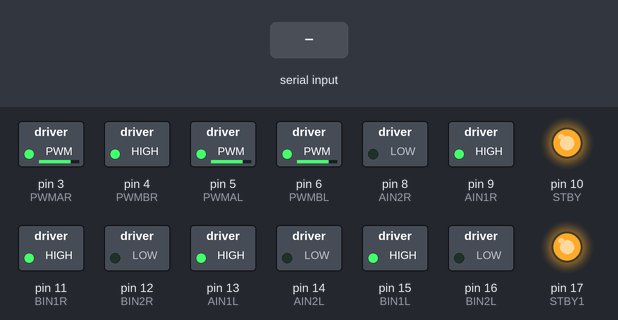
Bench run of a sketch on a simulated Arduino Uno, built with avr-gcc and run on an emulated ATmega328P. On the bench: switched loads named in the sketch (green lamp = pin HIGH), output pins drawn as LEDs (lit = HIGH). Inputs (shaded band) come from the test bench.

Above: at 1.2 s.
1.3 s: "q" received over Serial
At 1.6 s:
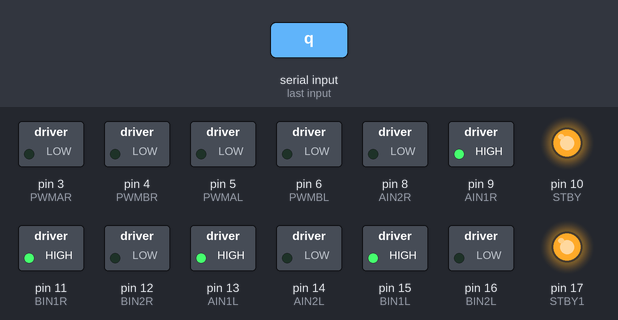
2.8 s: "w" received over Serial
At 4.0 s:
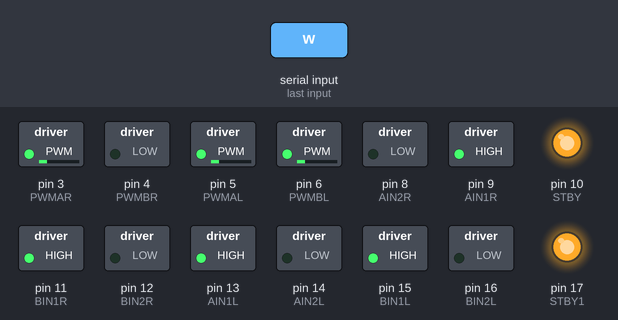
4.3 s: "e" received over Serial
At 5.1 s:
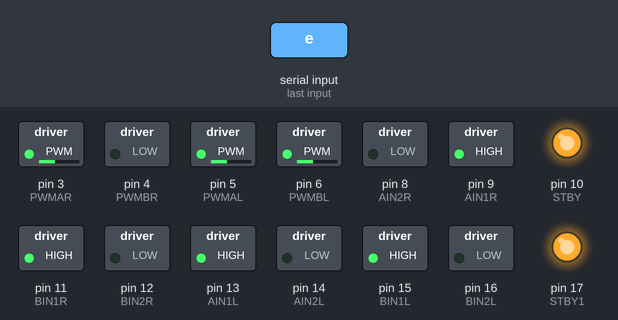
5.8 s: "r" received over Serial
At 6.2 s:
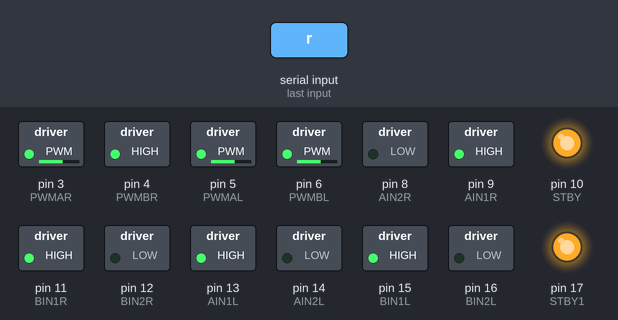
7.3 s: "t" received over Serial
At 8.6 s:
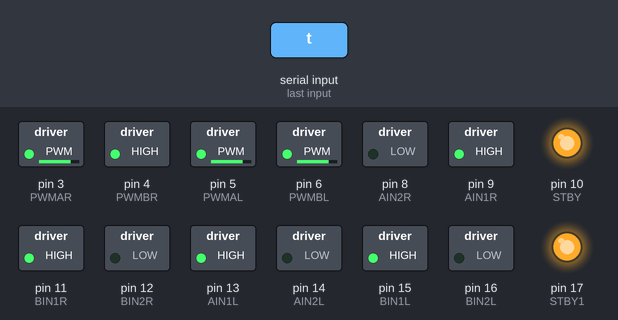
Timing chart, 0 to 9.8 s (numbered marks = the images above; inputs shaded):
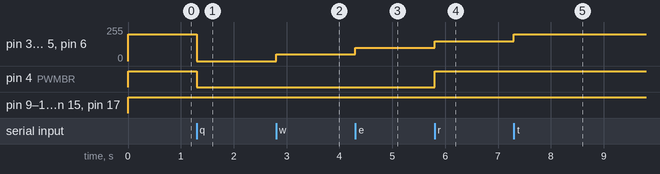

Measured:
- after the input at 1.3 s, pin 3 (PWMAR), pin 5 (PWMAL), pin 6 (PWMBL): 200/255 → 0/255 at once; pin 4 (PWMBR): HIGH → LOW at once
- after the input at 2.8 s, pin 3 (PWMAR), pin 5 (PWMAL), pin 6 (PWMBL): 0/255 → 50/255 at once
- after the input at 4.3 s, pin 3 (PWMAR), pin 5 (PWMAL), pin 6 (PWMBL): 50/255 → 100/255 at once
- after the input at 5.8 s, pin 3 (PWMAR), pin 5 (PWMAL), pin 6 (PWMBL): 100/255 → 150/255 at once; pin 4 (PWMBR): LOW → HIGH at once
- after the input at 7.3 s, pin 3 (PWMAR), pin 5 (PWMAL), pin 6 (PWMBL): 150/255 → 200/255 at once

The sketch:

teensy-motor.ino
```cpp
//motor B connected between B01 and B02
int STBY = 10; //standby
int STBY1 = 17; //standby
//Right Motor Driver
//Motor A
int PWMAR = 3; //Speed control
int AIN1R = 9; //Direction
int AIN2R = 8; //Direction
//Motor B
int PWMBR = 4; //Speed control
int BIN1R = 11; //Direction
int BIN2R = 12; //Direction

//Left Motor Driver
//Motor A
int PWMAL = 5; //Speed control
int AIN1L = 13; //Direction
int AIN2L = 14; //Direction
//Motor B
int PWMBL = 6; //Speed control
int BIN1L = 15; //Direction
int BIN2L = 16; //Direction

void setup(){
  pinMode(STBY, OUTPUT);
  pinMode(STBY1, OUTPUT);

  pinMode(PWMAR, OUTPUT);
  pinMode(AIN1R, OUTPUT);
  pinMode(AIN2R, OUTPUT);

  pinMode(PWMBR, OUTPUT);
  pinMode(BIN1R, OUTPUT);
  pinMode(BIN2R, OUTPUT);

  pinMode(PWMAL, OUTPUT);
  pinMode(AIN1L, OUTPUT);
  pinMode(AIN2L, OUTPUT);

  pinMode(PWMBL, OUTPUT);
  pinMode(BIN1L, OUTPUT);
  pinMode(BIN2L, OUTPUT);
  Serial.begin(9600);
}

unsigned char c;

int pwm = 200;

void loop(){
   if (Serial.available() > 0) {
       c = Serial.read();
   }
   if(c == 'q') { pwm = 0; }
   if(c == 'w') { pwm = 50; }
   if(c == 'e') { pwm = 100; }
   if(c == 'r') { pwm = 150; }
   if(c == 't') { pwm = 200; }
   if(c == 'y') { pwm = 250; }
   if(c == 'u') { pwm = 255; }
   maju();
}


void maju(){
  moveR(1, pwm, 1); //motor 1, full speed, left
  moveR(2, pwm, 1); //motor 2, full speed, left
  moveL(1, pwm, 1); //motor 1, full speed, left
  moveL(2, pwm, 1); //motor 2, full speed, left
}

void mundur(){
  moveR(1, 128, 0); //motor 1, half speed, right
  moveR(2, 128, 0); //motor 2, half speed, right
  moveL(1, 128, 0); //motor 1, half speed, right
  moveL(2, 128, 0); //motor 2, half speed, right

}

void kanan(){
  moveR(1, 255, 0); //motor 1, full speed, left
  moveR(2, 255, 0); //motor 2, full speed, left
  moveL(1, 255, 1); //motor 1, full speed, left
  moveL(2, 255, 1); //motor 2, full speed, left

}

void kiri(){
  moveR(1, 255, 1); //motor 1, full speed, left
  moveR(2, 255, 1); //motor 2, full speed, left
  moveL(1, 255, 0); //motor 1, full speed, left
  moveL(2, 255, 0); //motor 2, full speed, left

}


void moveR(int motor, int speed, int direction){

  digitalWrite(STBY, HIGH); //disable standby

  boolean inPin1 = LOW;
  boolean inPin2 = HIGH;

  if(direction == 1){
    inPin1 = HIGH;
    inPin2 = LOW;
  }

  if(motor == 1){
    digitalWrite(AIN1R, inPin1);
    digitalWrite(AIN2R, inPin2);
    analogWrite(PWMAR, speed);
  }else{
    digitalWrite(BIN1R, inPin1);
    digitalWrite(BIN2R, inPin2);
    analogWrite(PWMBR, speed);
  }
}

void moveL(int motor, int speed, int direction){

  digitalWrite(STBY1, HIGH); //disable standby

  boolean inPin1 = LOW;
  boolean inPin2 = HIGH;

  if(direction == 1){
    inPin1 = HIGH;
    inPin2 = LOW;
  }

  if(motor == 1){
    digitalWrite(AIN1L, inPin1);
    digitalWrite(AIN2L, inPin2);
    analogWrite(PWMAL, speed);
  }else{
    digitalWrite(BIN1L, inPin1);
    digitalWrite(BIN2L, inPin2);
    analogWrite(PWMBL, speed);
  }
}

void stop(){
//enable standby
  digitalWrite(STBY, LOW);
  digitalWrite(STBY1, LOW);
}
```

define.ino
```cpp

```
